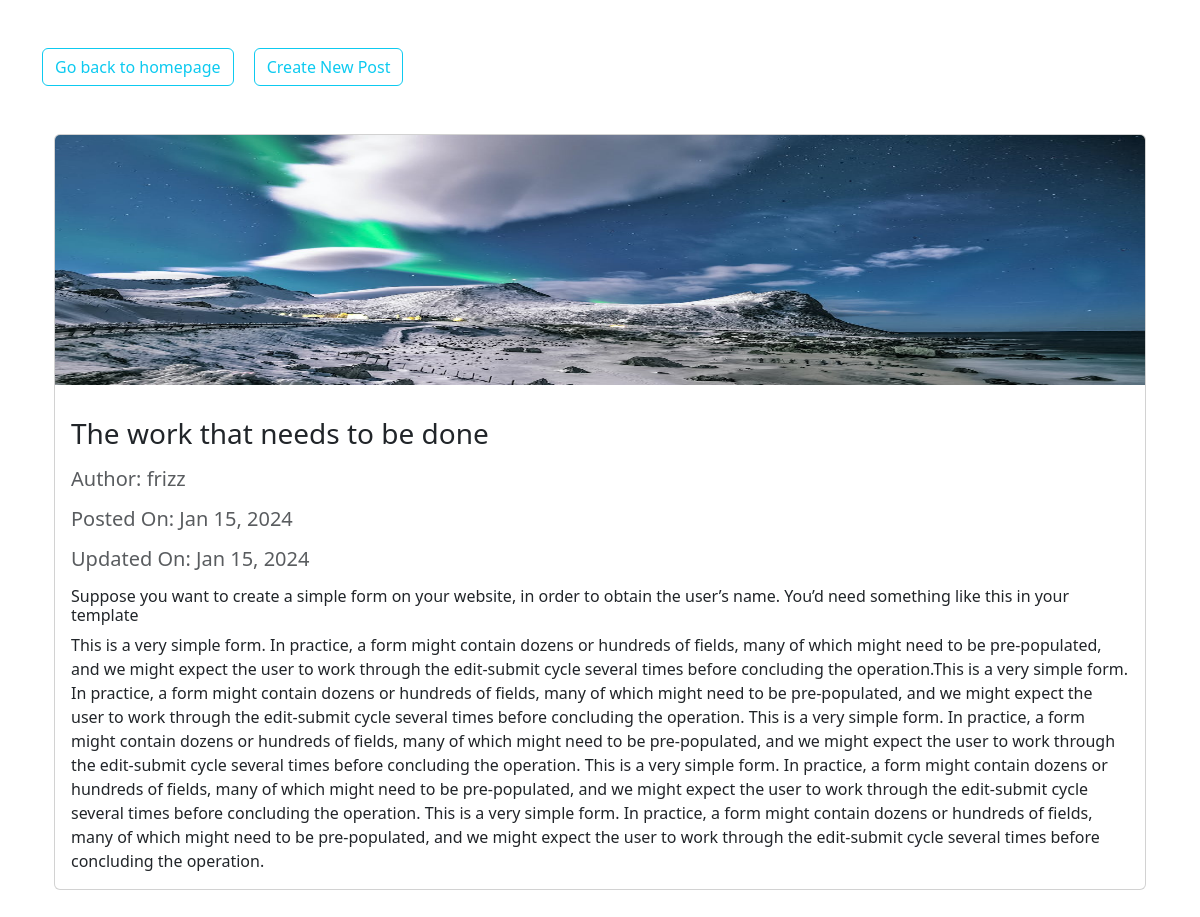
The app's page /posts/1/ with its own data.
### forms_app/models.py (models this page shows)
class Post(models.Model):
    title = models.CharField(max_length=255)
    description = models.CharField(max_length=255)
    image = models.ImageField(upload_to='media')
    body = models.TextField()
    created_on = models.DateTimeField(auto_now_add=True)
    updated_on = models.DateTimeField(auto_now=True)
    author = models.ForeignKey(User, blank=True, on_delete=models.CASCADE)
    def __str__(self):
        return self.title

### forms_app/views.py (the view)
# urls.py: path('<int:pk>/', views.detail, name='detail')
def detail(request, pk):
    post = get_object_or_404(Post, pk=pk)
    context = {
        'post':post
    }
    return render(request, 'detail.html', context)

### templates/detail.html
{% extends 'base.html' %} {% block content %}
<div class="container mb-5">
  <div class="card col-12">
    <img
      src="{{post.image.url}}"
      alt="{{post}}-image"
      class="card-img-top"
      width="800px"
      height="250px"
    />
    <div class="card-body">
      <h3 class="card-title mt-3">{{post.title}}</h3>
      {% if post.author %}
      <h5 class="card-subtitle my-3 text-body-secondary">
        Author: {{post.author}}
      </h5>
      {% endif %}
      <h5 class="card-subtitle my-3 text-body-secondary">
        Posted On: {{post.created_on|date:'M j, Y'}}
      </h5>
      <h5 class="card-subtitle my-3 text-body-secondary">
        Updated On: {{post.updated_on|date:'M j, Y'}}
      </h5>
      <h6 class="card-text">{{post.description}}</h6>
      <p class="card-text">{{post.body}}</p>
    </div>
  </div>
</div>
{% endblock content %}

### records on screen
Post: image (picture), title "The work that needs to be done", author "frizz", created_on "Jan 15, 2024", updated_on "Jan 15, 2024", description "Suppose you want to create a simple form on your website, in order to obtain the user’s name. You’d need something like this in your template", body "This is a very simple form. In practice, a form might contain dozens or hundreds of fields, many of which might need to be pre-populated, and we might expect the user to work through the edit-submit cycle several times before concluding the operation.This is a very simple form. In practice, a form might contain dozens or hundreds of fields, many of which might need to be pre-populated, and we might expect the user to work through the edit-submit cycle several times before concluding the operation. This is a very simple form. In practice, a form might contain dozens or hundreds of fields, many of which might need to be pre-populated, and we might expect the user to work through the…"
